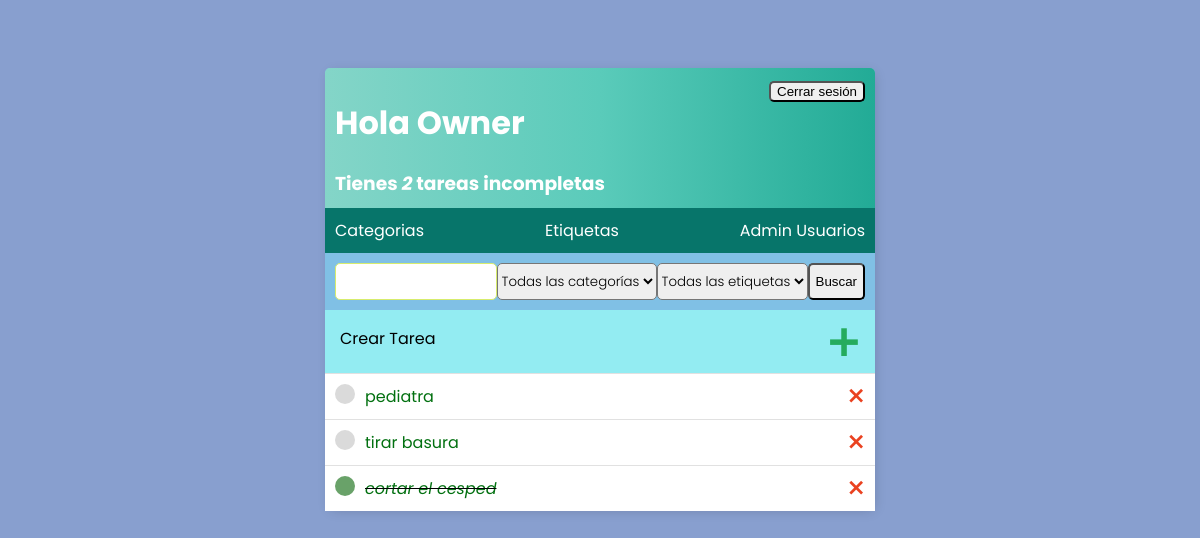
Page / (signed in) on the earlier database version.
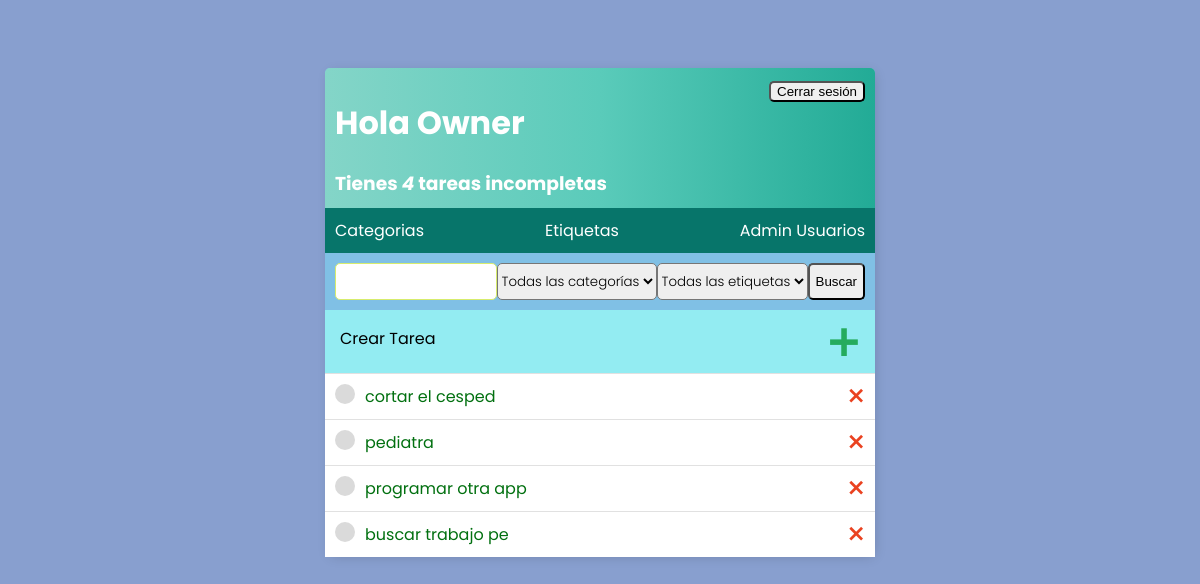
Same page on the later database version.
### base/models.py (models this page shows)
class Tarea(models.Model):
    usuario = models.ForeignKey(User,
                                on_delete=models.CASCADE,
                                null=True,
                                blank=True,
                                db_index=True)
    titulo = models.CharField(max_length=200,db_index=True)
    descripcion = models.TextField(null=True,
                                   blank=True)
    completo = models.BooleanField(default=False,db_index=True)
    creado = models.DateTimeField(auto_now_add=True,db_index=True)
    categoria = models.ForeignKey(Categoria, on_delete=models.SET_NULL, null=True, blank=True)
    etiquetas = models.ManyToManyField(Etiqueta, blank=True)
    def __str__(self):
        return self.titulo
    class Meta:
        ordering = ['completo']

### base/views.py (the view)
# urls.py: urlpatterns = [path('',ListaPendientes.as_view(), name='tareas'),
class ListaPendientes(LoginRequiredMixin, ListView):
    model = Tarea
    context_object_name = 'tareas'
    def get_queryset(self):
        queryset = Tarea.objects.filter(usuario=self.request.user).select_related("usuario")
        valor_buscado = self.request.GET.get('area-buscar') or ''
        if valor_buscado:
            queryset = queryset.filter(titulo__icontains=valor_buscado)
        categoria_id = self.request.GET.get('categoria')
        if categoria_id:
            queryset = queryset.filter(categoria_id=categoria_id)
        etiqueta_id = self.request.GET.get('etiqueta')
        if etiqueta_id:
            queryset = queryset.filter(etiquetas__id=etiqueta_id)
        return queryset
    def get_context_data(self, **kwargs):
        context = super().get_context_data(**kwargs)
        context['count'] = self.get_queryset().filter(completo=False).count()
        context['categorias'] = Categoria.objects.all()
        context['etiquetas'] = Etiqueta.objects.all()
        valor_buscado = self.request.GET.get('area-buscar') or ''
        categoria_id = self.request.GET.get('categoria', None)
        etiqueta_id = self.request.GET.get('etiqueta', None)
        if categoria_id:
            try:
                categoria_id = int(categoria_id)
            except ValueError:
                categoria_id = None
        if etiqueta_id:
            try:
                etiqueta_id = int(etiqueta_id)
            except ValueError:
                etiqueta_id = None
        if categoria_id:
            context['tareas'] = context['tareas'].filter(categoria__id=categoria_id)
        if etiqueta_id:
            context['tareas'] = context['tareas'].filter(etiquetas__id=etiqueta_id)
        if valor_buscado:
            context['tareas'] = context['tareas'].filter(titulo__icontains=valor_buscado)
        context['valor_buscado'] = valor_buscado
        context['categoria_id'] = categoria_id  # Pasamos el id de la categoría al contexto
        context['etiqueta_id'] = etiqueta_id  # Pasamos el id de la etiqueta al contexto
        return context

### base/templates/base/tarea_list.html (shortened to what this page needs)
{% extends 'base/principal.html' %}
{% block content %}
<div class="barra-superior">
    <div>
        <h1>Hola {{request.user|title}}</h1>
        <h3 style="margin:0">Tienes <i>{{count}}</i> tarea{{count|pluralize}} incompleta{{count|pluralize}} </h3>
    </div>
    {% if request.user.is_authenticated %}
    <form method="POST" action="{% url 'logout' %}">
        <input type="submit" value="Cerrar sesión">
    </form>
    {% else %}
    <a href="{% url 'login' %}">Ingresar</a>
    {% endif %}
</div>
    <div class="barra-admin">
        {% if user.is_superuser %}
            <a href="{% url 'categoria-lista' %}">Categorias</a>
            <a href="{% url 'etiqueta-lista' %}">Etiquetas</a>
            <a href="{% url 'lista-usuarios' %}">Admin Usuarios</a>
        {% endif %}
    </div>
<div class="envoltorio-crear-buscar">
    <form method="GET" style="display: flex;">
        <input type="text" name="area-buscar" value="{{valor_buscado}}">
        <select name="categoria">
            <option value="">Todas las categorías</option>
        </select>
        <select name="etiqueta">
            <option value="">Todas las etiquetas</option>
        </select>
        <input type="submit" value="Buscar">
    </form>
</div>
<div class="crear-tarea">
    <p>Crear Tarea</p>
    <a class="enlace-crear" href="{% url 'crear-tarea' %}">&#x1F7A5;</a>
</div>
<div class="envoltorio-items-tarea">
    {% for tarea in tareas %}
    <div class="envoltorio-tarea">
        {% if tarea.completo %}
        <div class="titulo-tarea">
            <div class="icono-tarea-completa"></div>
            <i><s><a href="{% url 'editar-tarea' tarea.id %}" >{{tarea}}</a></s></i>
        </div>
        <a class="eliminar" href="{% url 'eliminar-tarea' tarea.id %}">&#x2A2F;</a>
        {% else %}
        <div class="titulo-tarea">
            <div class="icono-tarea-incompleta"></div>
            <a href="{% url 'editar-tarea' tarea.id %}" >{{tarea}}</a>
        </div>
        <a class="eliminar" href="{% url 'eliminar-tarea' tarea.id %}">&#x2A2F;</a>
        {% endif %}
    </div>
    {% empty %}
    <h3>No hay elementos en esta lista</h3>
    {% endfor %}
</div>
{% endblock content %}

Differences in the rows shown:
removed Tarea: titulo "tirar basura"
changed Tarea "cortar el cesped": completo True → False (drawn); moves up the list
added Tarea: titulo "programar otra app"
added Tarea: titulo "buscar trabajo pe"
Other differences:
{{ count }}: "2" → "4"
